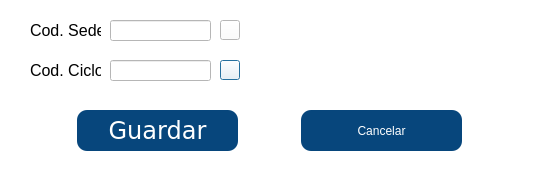
<?xml version="1.0" encoding="UTF-8"?>
<ui version="4.0">
 <class>ConfigSedeCiclo</class>
 <widget class="QDialog" name="ConfigSedeCiclo">
  <property name="geometry">
   <rect>
    <x>0</x>
    <y>0</y>
    <width>542</width>
    <height>175</height>
   </rect>
  </property>
  <property name="windowTitle">
   <string>Sede y ciclo predefinido</string>
  </property>
  <property name="styleSheet">
   <string notr="true">background-color: rgb(255, 255, 255);</string>
  </property>
  <widget class="QLabel" name="label">
   <property name="geometry">
    <rect>
     <x>30</x>
     <y>20</y>
     <width>71</width>
     <height>21</height>
    </rect>
   </property>
   <property name="font">
    <font>
     <family>Tahoma</family>
     <pointsize>12</pointsize>
    </font>
   </property>
   <property name="text">
    <string>Cod. Sede</string>
   </property>
  </widget>
  <widget class="QLineEdit" name="tx_codigo_sede">
   <property name="geometry">
    <rect>
     <x>110</x>
     <y>20</y>
     <width>101</width>
     <height>21</height>
    </rect>
   </property>
   <property name="font">
    <font>
     <family>Tahoma</family>
     <pointsize>12</pointsize>
    </font>
   </property>
   <property name="inputMask">
    <string/>
   </property>
   <property name="text">
    <string/>
   </property>
  </widget>
  <widget class="QLineEdit" name="tx_codigo_ciclo">
   <property name="geometry">
    <rect>
     <x>110</x>
     <y>60</y>
     <width>101</width>
     <height>21</height>
    </rect>
   </property>
   <property name="font">
    <font>
     <family>Tahoma</family>
     <pointsize>12</pointsize>
    </font>
   </property>
  </widget>
  <widget class="QLabel" name="label_2">
   <property name="geometry">
    <rect>
     <x>30</x>
     <y>60</y>
     <width>71</width>
     <height>21</height>
    </rect>
   </property>
   <property name="font">
    <font>
     <family>Tahoma</family>
     <pointsize>12</pointsize>
    </font>
   </property>
   <property name="text">
    <string>Cod. Ciclo</string>
   </property>
  </widget>
  <widget class="QWidget" name="horizontalLayoutWidget">
   <property name="geometry">
    <rect>
     <x>20</x>
     <y>110</y>
     <width>501</width>
     <height>41</height>
    </rect>
   </property>
   <layout class="QHBoxLayout" name="horizontalLayout">
    <item>
     <widget class="QPushButton" name="Bt_guardar">
      <property name="maximumSize">
       <size>
        <width>161</width>
        <height>41</height>
       </size>
      </property>
      <property name="font">
       <font>
        <family>Verdana</family>
        <pointsize>18</pointsize>
        <weight>50</weight>
        <italic>false</italic>
        <bold>false</bold>
       </font>
      </property>
      <property name="focusPolicy">
       <enum>Qt::NoFocus</enum>
      </property>
      <property name="styleSheet">
       <string notr="true">background-color: rgb(7, 70, 124);
font: 18pt &quot;Verdana&quot;;
border-radius: 10px;
color: rgb(255, 255, 255);</string>
      </property>
      <property name="text">
       <string>Guardar</string>
      </property>
     </widget>
    </item>
    <item>
     <widget class="QPushButton" name="Bt_cancelar">
      <property name="maximumSize">
       <size>
        <width>161</width>
        <height>41</height>
       </size>
      </property>
      <property name="focusPolicy">
       <enum>Qt::NoFocus</enum>
      </property>
      <property name="styleSheet">
       <string notr="true">background-color: rgb(7, 70, 124);
font: 18pt &quot;Verdana&quot;;
border-radius: 10px;
color: rgb(255, 255, 255);</string>
      </property>
      <property name="text">
       <string>Cancelar</string>
      </property>
     </widget>
    </item>
   </layout>
  </widget>
  <widget class="QLabel" name="lb_id_ciclo">
   <property name="geometry">
    <rect>
     <x>240</x>
     <y>60</y>
     <width>581</width>
     <height>21</height>
    </rect>
   </property>
   <property name="font">
    <font>
     <family>Tahoma</family>
     <pointsize>11</pointsize>
    </font>
   </property>
   <property name="text">
    <string/>
   </property>
  </widget>
  <widget class="QPushButton" name="bt_id_ciclo">
   <property name="geometry">
    <rect>
     <x>220</x>
     <y>60</y>
     <width>20</width>
     <height>20</height>
    </rect>
   </property>
   <property name="font">
    <font>
     <family>MS Shell Dlg 2</family>
     <pointsize>16</pointsize>
     <weight>50</weight>
     <italic>false</italic>
     <bold>false</bold>
    </font>
   </property>
   <property name="styleSheet">
    <string notr="true">background-color: rgb(255, 255, 255);
font: 16pt &quot;MS Shell Dlg 2&quot;;</string>
   </property>
   <property name="text">
    <string/>
   </property>
   <property name="icon">
    <iconset>
     <normaloff>../../lupa.png</normaloff>../../lupa.png</iconset>
   </property>
   <property name="flat">
    <bool>false</bool>
   </property>
  </widget>
  <widget class="QLabel" name="lb_id_sede">
   <property name="geometry">
    <rect>
     <x>240</x>
     <y>20</y>
     <width>581</width>
     <height>21</height>
    </rect>
   </property>
   <property name="font">
    <font>
     <family>Tahoma</family>
     <pointsize>11</pointsize>
    </font>
   </property>
   <property name="text">
    <string/>
   </property>
  </widget>
  <widget class="QPushButton" name="bt_id_sede">
   <property name="geometry">
    <rect>
     <x>220</x>
     <y>20</y>
     <width>20</width>
     <height>20</height>
    </rect>
   </property>
   <property name="font">
    <font>
     <family>MS Shell Dlg 2</family>
     <pointsize>16</pointsize>
     <weight>50</weight>
     <italic>false</italic>
     <bold>false</bold>
    </font>
   </property>
   <property name="styleSheet">
    <string notr="true">background-color: rgb(255, 255, 255);
font: 16pt &quot;MS Shell Dlg 2&quot;;</string>
   </property>
   <property name="text">
    <string/>
   </property>
   <property name="icon">
    <iconset>
     <normaloff>../../lupa.png</normaloff>../../lupa.png</iconset>
   </property>
   <property name="flat">
    <bool>false</bool>
   </property>
  </widget>
 </widget>
 <resources/>
 <connections/>
</ui>
